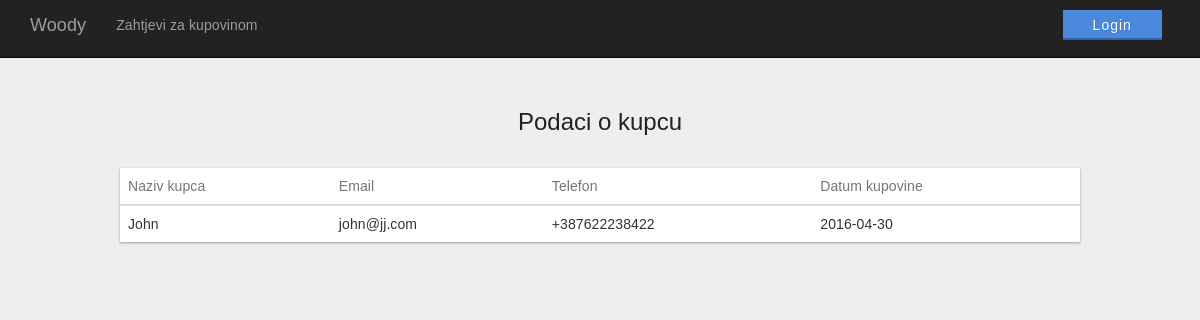
Screenshot of /shopDetails.php?kupovinaId=1 with the database file from the repository.
### tables this page shows
CREATE TABLE IF NOT EXISTS `kupovinaproizvoda` (
  `KupovinaID` int(11) NOT NULL AUTO_INCREMENT,
  `NazivKupca` varchar(100) NOT NULL,
  `Email` varchar(50) NOT NULL,
  `Telefon` varchar(20) NOT NULL,
  `DatumKupovine` date NOT NULL,
  `KreiraoNarudzbenicu` varchar(100) NOT NULL,
  PRIMARY KEY (`KupovinaID`)
);

### shopDetails.php (the view, shortened to what this page needs)
<!DOCTYPE html>
<html lang="en">
<head>
    <link href="css/managerPanel.css" rel="stylesheet">
    <link href="css/bootstrap.min.css" rel="stylesheet">
    <link href="css/heroic-features.css" rel="stylesheet">
    <link rel="stylesheet" href="css/login.css">
  </head>
<body>
  <nav class="navbar navbar-inverse navbar-fixed-top" role="navigation">
      <div class="container">
          <div class="navbar-header">
              <a class="navbar-brand" href="#">Woody</a>
          </div>
          <div class="collapse navbar-collapse" id="bs-example-navbar-collapse-1">
              <ul class="nav navbar-nav">
                  <li>
                      <a href="managerPanelReq.php">Zahtjevi za kupovinom</a>
                  </li>
                  <li>
                  <a href=""></a>
                  </li>
                  <li>
                  <a href=""></a>
                  </li>
                  <li>
                  <a href=""></a>
                  </li>
                    <?php if (isset($_SESSION['username'])) { ?>
                    <li>
                        <div id="dummyy"></div>
                    </li>
                    <li>
                      <p id="welcomeuser">Welcome back, <?= $_SESSION['username']; ?>!</p><br>
                    </li>
                    <li>
                      <button type="button" class="buttonBluee"  onclick="location.href = 'logout.php';">Logout</button>
                    </li>
                    <?php } else { ?>
                    <li>
                        <div class="dummy"></div>
                    </li>
                    <li>
                      <button type="button" class="buttonBluee"  onclick="location.href = 'login.php';">Login</button>
                    </li>
                    <?php } ?>
              </ul>
          </div>
      </div>
  </nav>
<?php
  $kid = $_GET['kupovinaId'];
  $db = InitBase();
  $sql = "SELECT NazivKupca,Email,Telefon,DatumKupovine FROM kupovinaproizvoda WHERE KupovinaID = :kid";
  $statement = $db->prepare($sql);
  $statement->bindParam(":kid", $kid);
  $statement->execute();
 ?>
<div id="demo">
  <h1>Podaci o kupcu</h1>
  <br>
  <div class="table-responsive-vertical shadow-z-1">
  <table id="table" class="table table-hover table-mc-light-blue">
      <thead>
        <tr>
          <th>Naziv kupca</th>
          <th>Email</th>
          <th>Telefon</th>
          <th>Datum kupovine</th>
        </tr>
      </thead>
      <tbody>
          	<?php
			while ($u = $statement->fetch(PDO::FETCH_ASSOC))
			{
				$kupac = $u['NazivKupca'];
				$email = $u['Email'];
				$telefon = $u['Telefon'];
				$datumkupovine = $u['DatumKupovine'];
			?>
			<tr>
            <td data-title="Kupac"><?php echo $kupac;?></td>
            <td data-title="Email"><?php echo $email;?></td>
            <td data-title="Telefon"><?php echo $telefon;?></td>
            <td data-title="Datum kupovine"><?php echo $datumkupovine;?></td>
            </tr>
            <?php
            }
            ?>
      </tbody>
    </table>
  </div>
</div>
</body>
</html>

### css/managerPanel.css (style rules this page uses)
*, *:after, *:before { -webkit-box-sizing: border-box; -moz-box-sizing: border-box; box-sizing: border-box; }
html, body { position: relative; min-height: 100%; height: 100%; }
html { position: relative; overflow-x: hidden; margin: 16px; padding: 0; min-height: 100%; font-size: 62.5%; }
body { font-family: 'RobotoDraft', 'Roboto', 'Helvetica Neue, Helvetica, Arial', sans-serif; font-style: normal; font-weight: 300; font-size: 1.4rem; line-height: 2rem; letter-spacing: 0.01rem; color: #212121; background-color: #f5f5f5; -webkit-font-smoothing: antialiased; -moz-osx-font-smoothing: grayscale; text-rendering: optimizeLegibility; }
#demo { margin: 20px auto; max-width: 960px; }
#demo h1 { font-size: 2.4rem; line-height: 3.2rem; letter-spacing: 0; font-weight: 300; color: #212121; text-transform: inherit; margin-bottom: 1rem; text-align: center; }
.shadow-z-1 { -webkit-box-shadow: 0 1px 3px 0 rgba(0, 0, 0, 0.12), 0 1px 2px 0 rgba(0, 0, 0, 0.24); -moz-box-shadow: 0 1px 3px 0 rgba(0, 0, 0, 0.12), 0 1px 2px 0 rgba(0, 0, 0, 0.24); box-shadow: 0 1px 3px 0 rgba(0, 0, 0, 0.12), 0 1px 2px 0 rgba(0, 0, 0, 0.24); }
.table { width: 100%; max-width: 100%; margin-bottom: 2rem; background-color: #fff; }
.table > thead > tr, .table > tbody > tr, .table > tfoot > tr { -webkit-transition: all 0.3s ease; -o-transition: all 0.3s ease; transition: all 0.3s ease; }
.table > thead > tr > th, .table > tbody > tr > th, .table > tfoot > tr > th, .table > thead > tr > td, .table > tbody > tr > td, .table > tfoot > tr > td { text-align: left; padding: 1.6rem; vertical-align: top; border-top: 0; -webkit-transition: all 0.3s ease; -o-transition: all 0.3s ease; transition: all 0.3s ease; }
.table > thead > tr > th { font-weight: 400; color: #757575; vertical-align: bottom; border-bottom: 1px solid rgba(0, 0, 0, 0.12); }
.table > caption + thead > tr:first-child > th, .table > colgroup + thead > tr:first-child > th, .table > thead:first-child > tr:first-child > th, .table > caption + thead > tr:first-child > td, .table > colgroup + thead > tr:first-child > td, .table > thead:first-child > tr:first-child > td { border-top: 0; }

### css/heroic-features.css (style rules this page uses)
body { padding-top: 70px; }

### css/login.css (style rules this page uses)
* { box-sizing:border-box; }
body { font-family: Helvetica; background: #eee; -webkit-font-smoothing: antialiased; }
h1, h3 { font-weight: 300; }
h1 { color: #636363; }
.dummy { background: transparent; border: 0; margin: .6em 0 1em 0; position: relative; display: inline-block; height: 30px; width: 700px; padding: 5px 30px; }
.buttonBluee { background: #4a89dc; border: 0; -webkit-font-smoothing: antialiased; border-bottom: 2px solid #3160B6; text-align: center; letter-spacing: 1px; vertical-align: middle; color: #fff; margin: .7em 0 1em 0; text-shadow: 1px 1px 0 rgba(39, 110, 204, .5); position: relative; display: inline-block; font-size: 14px; line-height: 20px; height: 30px; width: 100%; padding: 5px 30px; }

### rows the page displays
kupovinaproizvoda: NazivKupca "John", Email "john@jj.com", Telefon "+387622238422", DatumKupovine "2016-04-30"
